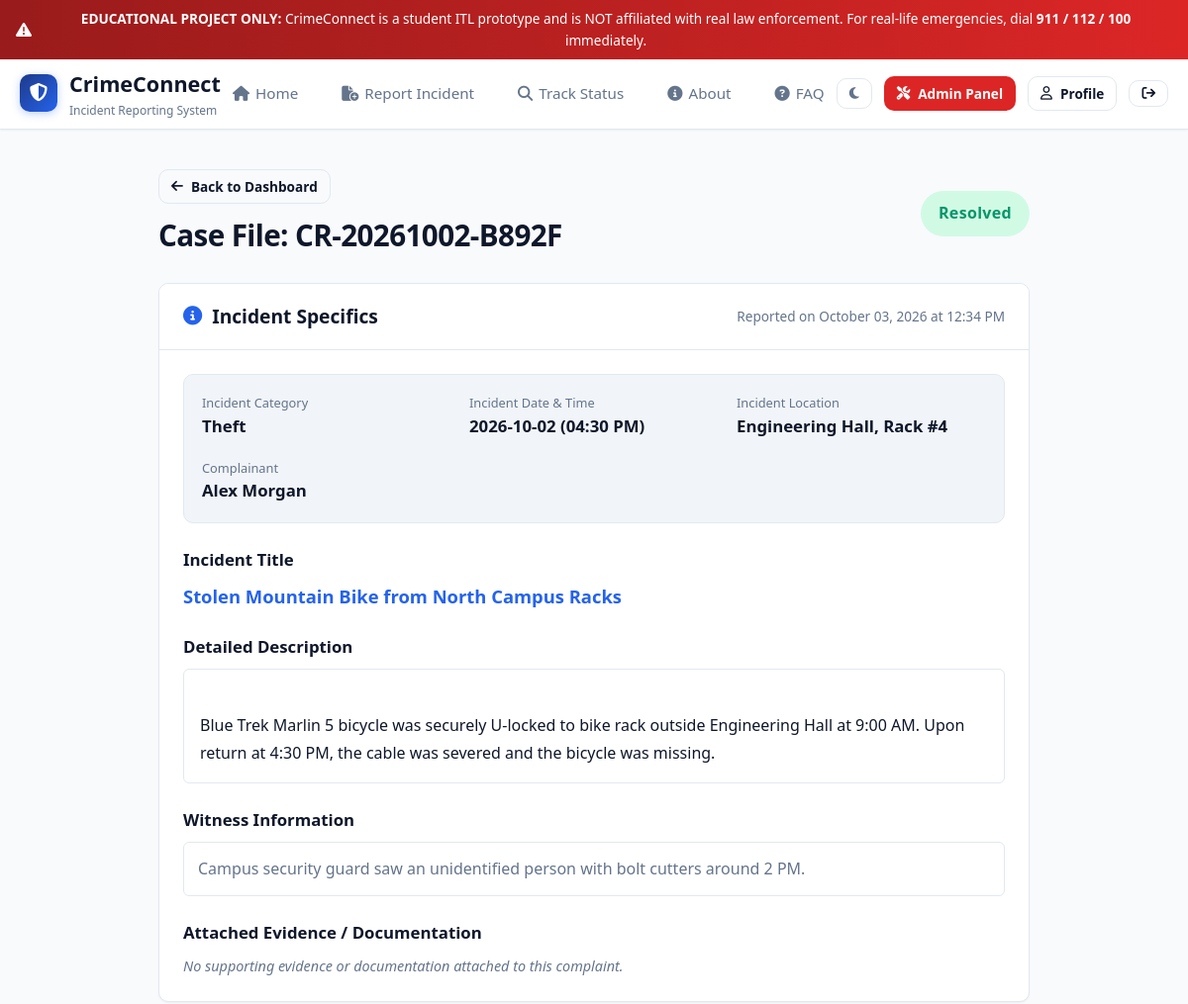
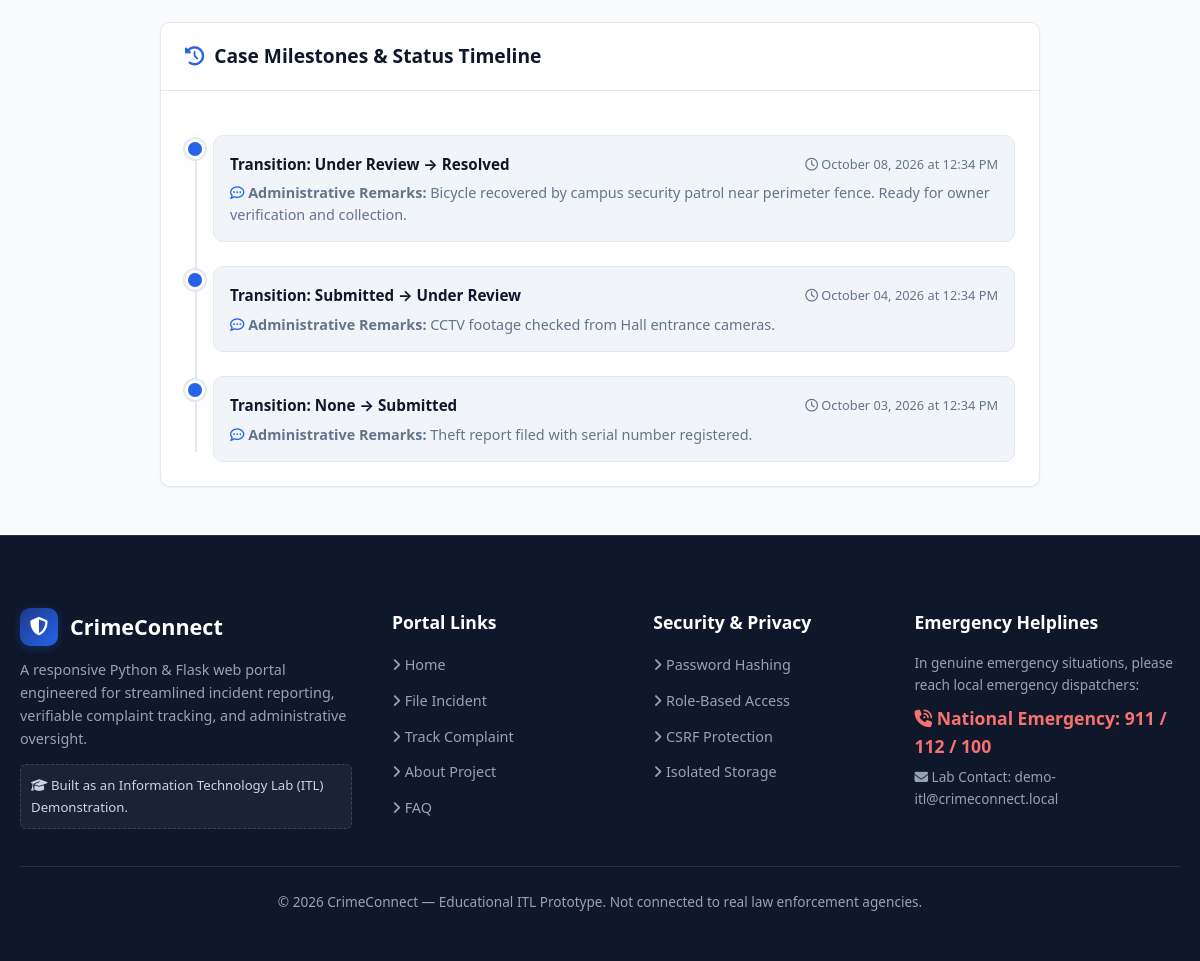
Screenshot of /view/2 (signed in) with the database file from the repository (2 pictures, top to bottom).
### models.py (models this page shows, shortened)
class Complaint(db.Model):
    __tablename__ = 'complaints'
    CATEGORIES = [
        'Theft',
        'Cybercrime',
        'Fraud',
        'Harassment',
        'Vandalism',
        'Missing Property',
        'Other'
    ]
    STATUS_SUBMITTED = 'Submitted'
    STATUS_UNDER_REVIEW = 'Under Review'
    STATUS_INFO_REQUESTED = 'Additional Information Requested'
    STATUS_RESOLVED = 'Resolved'
    STATUS_CLOSED = 'Closed'
    STATUSES = [
        STATUS_SUBMITTED,
        STATUS_UNDER_REVIEW,
        STATUS_INFO_REQUESTED,
        STATUS_RESOLVED,
        STATUS_CLOSED
    ]
    id = db.Column(db.Integer, primary_key=True)
    reference_number = db.Column(db.String(32), unique=True, nullable=False, index=True)
    user_id = db.Column(db.Integer, db.ForeignKey('users.id'), nullable=False)
    category = db.Column(db.String(50), nullable=False)
    title = db.Column(db.String(150), nullable=False)
    description = db.Column(db.Text, nullable=False)
    incident_date = db.Column(db.Date, nullable=False)
    incident_time = db.Column(db.Time, nullable=True)
    incident_location = db.Column(db.String(255), nullable=False)
    witness_information = db.Column(db.Text, nullable=True)
    attachment_filename = db.Column(db.String(255), nullable=True)
    attachment_original_name = db.Column(db.String(255), nullable=True)
    status = db.Column(db.String(50), default='Submitted', nullable=False)
    created_at = db.Column(db.DateTime, default=get_utc_now, nullable=False)
    updated_at = db.Column(db.DateTime, default=get_utc_now, onupdate=get_utc_now, nullable=False)
    history = db.relationship(
        'ComplaintHistory',
        backref='complaint',
        cascade='all, delete-orphan',
        lazy=True,
        order_by='ComplaintHistory.created_at.desc()'
    )
    admin_notes = db.relationship(
        'AdminNote',
        backref='complaint',
        cascade='all, delete-orphan',
        lazy=True,
        order_by='AdminNote.created_at.desc()'
    )
    @property
    def status_badge_class(self):
        mapping = {
            self.STATUS_SUBMITTED: 'badge-submitted',
            self.STATUS_UNDER_REVIEW: 'badge-review',
            self.STATUS_INFO_REQUESTED: 'badge-info-requested',
            self.STATUS_RESOLVED: 'badge-resolved',
            self.STATUS_CLOSED: 'badge-closed'
        }
        return mapping.get(self.status, 'badge-secondary')

class User(UserMixin, db.Model):
    __tablename__ = 'users'
    id = db.Column(db.Integer, primary_key=True)
    full_name = db.Column(db.String(120), nullable=False)
    email = db.Column(db.String(120), unique=True, nullable=False, index=True)
    phone = db.Column(db.String(20), nullable=True)
    password_hash = db.Column(db.String(255), nullable=False)
    role = db.Column(db.String(20), default='user', nullable=False)  # 'user' or 'admin'
    created_at = db.Column(db.DateTime, default=get_utc_now, nullable=False)
    complaints = db.relationship('Complaint', backref='complainant', lazy=True, cascade='all, delete-orphan')
    admin_notes = db.relationship('AdminNote', backref='author', lazy=True)
    history_entries = db.relationship('ComplaintHistory', backref='changer', lazy=True)
    @property
    def is_admin(self):
        return self.role == 'admin'

class ComplaintHistory(db.Model):
    __tablename__ = 'complaint_history'
    id = db.Column(db.Integer, primary_key=True)
    complaint_id = db.Column(db.Integer, db.ForeignKey('complaints.id'), nullable=False)
    previous_status = db.Column(db.String(50), nullable=False)
    new_status = db.Column(db.String(50), nullable=False)
    public_remarks = db.Column(db.Text, nullable=True)
    changed_by = db.Column(db.Integer, db.ForeignKey('users.id'), nullable=False)
    created_at = db.Column(db.DateTime, default=get_utc_now, nullable=False)

### routes/complaints.py (the view)
@complaints_bp.route('/view/<int:complaint_id>')
@login_required
def view_complaint(complaint_id):
    complaint = Complaint.query.get_or_404(complaint_id)
    if complaint.user_id != current_user.id and not current_user.is_admin:
        abort(403)
    return render_template('complaint_details.html', complaint=complaint)

### models.py (called while the page is built)
@login_manager.user_loader
def load_user(user_id):
    return User.query.get(int(user_id))

### templates/complaint_details.html (shortened to what this page needs)
{% extends 'base.html' %}
{% block content %}
<div class="container" style="max-width: 920px;">
  <div style="display: flex; justify-content: space-between; align-items: center; margin-bottom: 24px; flex-wrap: wrap; gap: 12px;">
    <div>
      <a href="{{ url_for('complaints.dashboard') }}" class="btn btn-outline btn-sm" style="margin-bottom: 8px;">
        <i class="fa-solid fa-arrow-left"></i> Back to Dashboard
      </a>
      <h1 class="section-title" style="font-size: 1.85rem;">Case File: {{ complaint.reference_number }}</h1>
    </div>
    <span class="badge {{ complaint.status_badge_class }}" style="font-size: 1rem; padding: 10px 18px;">
      {{ complaint.status }}
    </span>
  </div>
  <div class="card">
    <div class="card-header">
      <h3><i class="fa-solid fa-circle-info" style="color: var(--accent-blue);"></i> Incident Specifics</h3>
      <span style="font-size: 0.85rem; color: var(--text-muted);">
        Reported on {{ complaint.created_at.strftime('%B %d, %Y at %I:%M %p') }}
      </span>
    </div>
    <div class="card-body">
      <div style="display: grid; grid-template-columns: repeat(auto-fit, minmax(220px, 1fr)); gap: 18px; margin-bottom: 24px; background: var(--bg-alt); padding: 18px; border-radius: var(--radius-md); border: 1px solid var(--border-color);">
        <div>
          <span style="font-size: 0.8rem; color: var(--text-muted); display: block;">Incident Category</span>
          <strong style="color: var(--text-main); font-size: 1.05rem;">{{ complaint.category }}</strong>
        </div>
        <div>
          <span style="font-size: 0.8rem; color: var(--text-muted); display: block;">Incident Date & Time</span>
          <strong style="color: var(--text-main); font-size: 1.05rem;">
            {{ complaint.incident_date.strftime('%Y-%m-%d') }}
            {% if complaint.incident_time %}({{ complaint.incident_time.strftime('%I:%M %p') }}){% endif %}
          </strong>
        </div>
        <div>
          <span style="font-size: 0.8rem; color: var(--text-muted); display: block;">Incident Location</span>
          <strong style="color: var(--text-main); font-size: 1.05rem;">{{ complaint.incident_location }}</strong>
        </div>
        <div>
          <span style="font-size: 0.8rem; color: var(--text-muted); display: block;">Complainant</span>
          <strong style="color: var(--text-main); font-size: 1.05rem;">{{ complaint.complainant.full_name }}</strong>
        </div>
      </div>
      <div style="margin-bottom: 24px;">
        <h4 style="font-size: 1.05rem; margin-bottom: 8px;">Incident Title</h4>
        <div style="font-size: 1.15rem; font-weight: 700; color: var(--accent-blue);">
          {{ complaint.title }}
        </div>
      </div>
      <div style="margin-bottom: 24px;">
        <h4 style="font-size: 1.05rem; margin-bottom: 8px;">Detailed Description</h4>
        <div style="background: var(--bg-card); padding: 16px; border-radius: var(--radius-sm); border: 1px solid var(--border-color); line-height: 1.7; white-space: pre-line;">
          {{ complaint.description }}
        </div>
      </div>
      {% if complaint.witness_information %}
        <div style="margin-bottom: 24px;">
          <h4 style="font-size: 1.05rem; margin-bottom: 8px;">Witness Information</h4>
          <div style="background: var(--bg-card); padding: 14px; border-radius: var(--radius-sm); border: 1px solid var(--border-color); color: var(--text-muted);">
            {{ complaint.witness_information }}
          </div>
        </div>
      {% endif %}
      <div>
        <h4 style="font-size: 1.05rem; margin-bottom: 8px;">Attached Evidence / Documentation</h4>
        {% if complaint.attachment_filename %}
          <div style="display: flex; align-items: center; justify-content: space-between; background: var(--bg-alt); padding: 14px 18px; border-radius: var(--radius-md); border: 1px solid var(--border-color);">
            <div style="display: flex; align-items: center; gap: 12px;">
              <i class="fa-solid fa-paperclip" style="font-size: 1.3rem; color: var(--accent-blue);"></i>
              <div>
                <strong style="color: var(--text-main); font-size: 0.95rem;">
                  {{ complaint.attachment_original_name or 'Uploaded Document' }}
                </strong>
                <span style="display: block; font-size: 0.75rem; color: var(--text-muted);">Protected File</span>
              </div>
            </div>
            <a href="{{ url_for('complaints.download_attachment', complaint_id=complaint.id) }}" class="btn btn-primary btn-sm">
              <i class="fa-solid fa-download"></i> Download File
            </a>
          </div>
        {% else %}
          <p style="color: var(--text-muted); font-size: 0.9rem; font-style: italic;">
            No supporting evidence or documentation attached to this complaint.
          </p>
        {% endif %}
      </div>
    </div>
  </div>
  <div class="card">
    <div class="card-header">
      <h3><i class="fa-solid fa-clock-rotate-left" style="color: var(--accent-blue);"></i> Case Milestones & Status Timeline</h3>
    </div>
    <div class="card-body">
      <div class="timeline">
        {% for item in complaint.history %}
          <div class="timeline-item">
            <div class="timeline-marker"></div>
            <div class="timeline-content">
              <div class="timeline-header">
                <span class="timeline-title">
                  Transition: <strong>{{ item.previous_status }} &rarr; {{ item.new_status }}</strong>
                </span>
                <span class="timeline-date">
                  <i class="fa-regular fa-clock"></i> {{ item.created_at.strftime('%B %d, %Y at %I:%M %p') }}
                </span>
              </div>
              {% if item.public_remarks %}
                <p class="timeline-remarks">
                  <i class="fa-regular fa-comment-dots" style="color: var(--accent-blue);"></i>
                  <strong>Administrative Remarks:</strong> {{ item.public_remarks }}
                </p>
              {% endif %}
            </div>
          </div>
        {% endfor %}
      </div>
    </div>
  </div>
</div>
{% endblock %}

### static/css/style.css (style rules this page uses)
:root { --primary-navy: #0f172a; --secondary-navy: #1e293b; --accent-blue: #2563eb; --accent-blue-hover: #1d4ed8; --accent-blue-light: #eff6ff; --crimson-red: #dc2626; --crimson-red-light: #fee2e2; --warning-amber: #d97706; --warning-amber-light: #fef3c7; --success-green: #059669; --success-green-light: #d1fae5; --purple-accent: #7c3aed; --purple-light: #ede9fe; --bg-main: #f8fafc; --bg-card: #ffffff; --bg-alt: #f1f5f9; --text-main: #0f172a; --text-muted: #64748b; --text-light: #94a3b8; --border-color: #e2e8f0; --border-focus: #3b82f6; --shadow-sm: 0 1px 2px 0 rgba(0, 0, 0, 0.05); --shadow-md: 0 4px 6px -1px rgba(0, 0, 0, 0.08), 0 2px 4px -1px rgba(0, 0, 0, 0.04); --shadow-lg: 0 10px 15px -3px rgba(0, 0, 0, 0.08), 0 4px 6px -2px rgba(0, 0, 0, 0.04); --shadow-xl: 0 20px 25px -5px rgba(0, 0, 0, 0.1), 0 10px 10px -5px rgba(0, 0, 0, 0.04); --radius-sm: 6px; --radius-md: 10px; --radius-lg: 16px; --radius-full: 9999px; --font-family: 'Segoe UI', system-ui, -apple-system, BlinkMacSystemFont, Roboto, sans-serif; --transition: all 0.2s cubic-bezier(0.4, 0, 0.2, 1); }
* { margin: 0; padding: 0; box-sizing: border-box; }
body { font-family: var(--font-family); background-color: var(--bg-main); color: var(--text-main); line-height: 1.6; min-height: 100vh; display: flex; flex-direction: column; transition: background-color 0.3s ease, color 0.3s ease; }
a { color: var(--accent-blue); text-decoration: none; transition: var(--transition); }
.btn { display: inline-flex; align-items: center; justify-content: center; gap: 8px; padding: 10px 20px; font-size: 0.95rem; font-weight: 600; border-radius: var(--radius-md); border: 1px solid transparent; cursor: pointer; transition: var(--transition); text-decoration: none !important; }
.btn-outline { background-color: transparent; border-color: var(--border-color); color: var(--text-main) !important; }
.btn-sm { padding: 6px 12px; font-size: 0.85rem; }
.container { max-width: 1240px; margin: 0 auto; padding: 24px 20px; width: 100%; }
.card { background-color: var(--bg-card); border: 1px solid var(--border-color); border-radius: var(--radius-md); box-shadow: var(--shadow-sm); overflow: hidden; margin-bottom: 24px; transition: var(--transition); }
.card-header { padding: 18px 24px; border-bottom: 1px solid var(--border-color); display: flex; align-items: center; justify-content: space-between; background-color: var(--bg-card); }
.card-header h3 { font-size: 1.2rem; font-weight: 700; color: var(--text-main); display: flex; align-items: center; gap: 10px; }
.card-body { padding: 24px; }
.section-title { font-size: 2rem; font-weight: 800; color: var(--text-main); letter-spacing: -0.02em; }
.badge { display: inline-flex; align-items: center; gap: 6px; padding: 5px 12px; border-radius: var(--radius-full); font-size: 0.8rem; font-weight: 600; letter-spacing: 0.02em; }
.badge-resolved { background-color: var(--success-green-light); color: var(--success-green); }
.timeline { position: relative; padding-left: 28px; margin-top: 20px; }
.timeline::before { content: ''; position: absolute; top: 10px; bottom: 10px; left: 10px; width: 2px; background-color: var(--border-color); }
.timeline-item { position: relative; margin-bottom: 24px; }
.timeline-item:last-child { margin-bottom: 0; }
.timeline-marker { position: absolute; left: -28px; top: 4px; width: 20px; height: 20px; border-radius: 50%; background-color: var(--accent-blue); border: 3px solid var(--bg-card); box-shadow: 0 0 0 2px var(--border-color); }
.timeline-content { background-color: var(--bg-alt); padding: 16px; border-radius: var(--radius-md); border: 1px solid var(--border-color); }
.timeline-header { display: flex; justify-content: space-between; align-items: center; margin-bottom: 6px; flex-wrap: wrap; gap: 8px; }
.timeline-title { font-weight: 700; font-size: 0.95rem; color: var(--text-main); }
.timeline-date { font-size: 0.8rem; color: var(--text-muted); }
.timeline-remarks { font-size: 0.9rem; color: var(--text-muted); line-height: 1.5; }

### rows the page displays
Complaint: reference_number "CR-20261002-B892F", status "Resolved", created_at "October 03, 2026 at 12:34 PM", category "Theft", incident_date "2026-10-02", incident_time "04:30 PM", incident_location "Engineering Hall, Rack #4", title "Stolen Mountain Bike from North Campus Racks", description "Blue Trek Marlin 5 bicycle was securely U-locked to bike rack outside Engineering Hall at 9:00 AM. Upon return at 4:30 PM, the cable was severed and the bicycle was missing.", witness_information "Campus security guard saw an unidentified person with bolt cutters around 2 PM."
User: complainant.full_name "Alex Morgan"
ComplaintHistory: previous_status "Under Review", new_status "Resolved", created_at "October 08, 2026 at 12:34 PM", public_remarks "Bicycle recovered by campus security patrol near perimeter fence. Ready for owner verification and collection."
ComplaintHistory: previous_status "Submitted", new_status "Under Review", created_at "October 04, 2026 at 12:34 PM", public_remarks "CCTV footage checked from Hall entrance cameras."
ComplaintHistory: previous_status "None", new_status "Submitted", created_at "October 03, 2026 at 12:34 PM", public_remarks "Theft report filed with serial number registered."

### other values shown
{{ current_year }} "2026"
